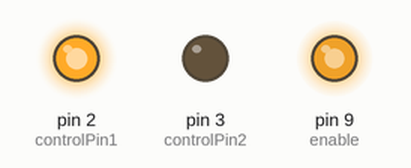
This sketch was run on a simulated Arduino Uno, built with avr-gcc and run on an emulated ATmega328P. On the bench: output pins drawn as LEDs (lit = HIGH).

Above: at 0.1 s.
Timing chart, 0 to 1.6 s (numbered marks = the images above):
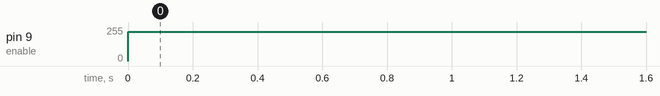

Measured:
- by itself, pin 9 (enable): 0/255 → 220/255 at 0.00 s

The sketch:

hbridge_control.ino
```cpp
//Program to regulate voltage passing through h bridge

const int controlPin1=2;//connected to 7 on h bridge
const int controlPin2=3;//connected to 2 on h bridge
const int enable=9;//connected to 1 on h bridge

void setup()
{
  pinMode(controlPin1, OUTPUT);
  pinMode(controlPin2, OUTPUT);
  pinMode(enable, OUTPUT);
  digitalWrite(controlPin1, HIGH);
  digitalWrite(controlPin2, LOW);
}

void loop()
{
  analogWrite(enable, 220);//change value to change amount of voltage
  //passing though h bridge. Range: 0-255
}
```
